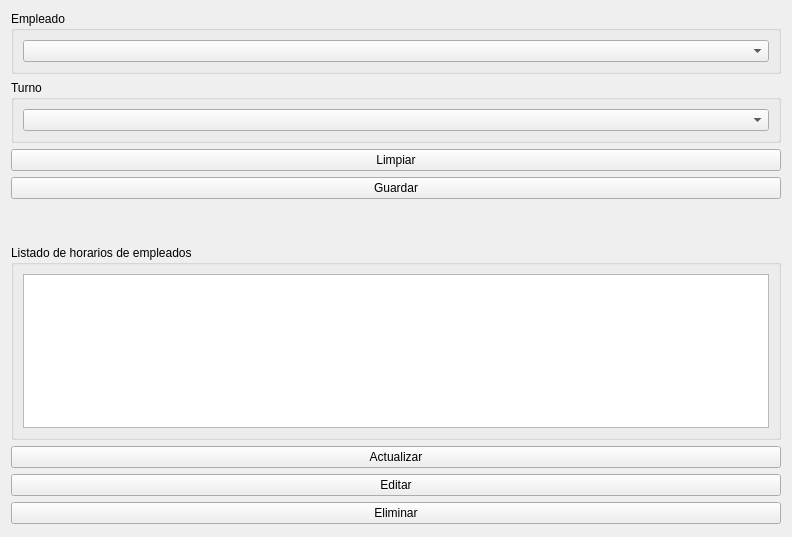
<?xml version="1.0" encoding="UTF-8"?>
<ui version="4.0">
 <class>F_HorarioEmpleado</class>
 <widget class="QWidget" name="F_HorarioEmpleado">
  <property name="geometry">
   <rect>
    <x>0</x>
    <y>0</y>
    <width>792</width>
    <height>537</height>
   </rect>
  </property>
  <property name="windowTitle">
   <string>Form</string>
  </property>
  <layout class="QVBoxLayout" name="verticalLayout">
   <item>
    <widget class="QGroupBox" name="groupBox">
     <property name="title">
      <string>Empleado</string>
     </property>
     <layout class="QHBoxLayout" name="horizontalLayout">
      <item>
       <widget class="QComboBox" name="id_empleado"/>
      </item>
     </layout>
    </widget>
   </item>
   <item>
    <widget class="QGroupBox" name="groupBox_2">
     <property name="title">
      <string>Turno</string>
     </property>
     <layout class="QHBoxLayout" name="horizontalLayout_2">
      <item>
       <widget class="QComboBox" name="id_turno"/>
      </item>
     </layout>
    </widget>
   </item>
   <item>
    <widget class="QPushButton" name="PB_Limpiar">
     <property name="text">
      <string>Limpiar</string>
     </property>
    </widget>
   </item>
   <item>
    <widget class="QPushButton" name="PB_Guardar">
     <property name="text">
      <string>Guardar</string>
     </property>
    </widget>
   </item>
   <item>
    <spacer name="verticalSpacer_2">
     <property name="orientation">
      <enum>Qt::Vertical</enum>
     </property>
     <property name="sizeType">
      <enum>QSizePolicy::Minimum</enum>
     </property>
     <property name="sizeHint" stdset="0">
      <size>
       <width>20</width>
       <height>40</height>
      </size>
     </property>
    </spacer>
   </item>
   <item>
    <widget class="QGroupBox" name="groupBox_4">
     <property name="title">
      <string>Listado de horarios de empleados</string>
     </property>
     <layout class="QHBoxLayout" name="horizontalLayout_4">
      <item>
       <widget class="QTableWidget" name="tableWidget">
        <property name="selectionBehavior">
         <enum>QAbstractItemView::SelectRows</enum>
        </property>
       </widget>
      </item>
     </layout>
    </widget>
   </item>
   <item>
    <widget class="QPushButton" name="PB_Actualizar">
     <property name="text">
      <string>Actualizar</string>
     </property>
    </widget>
   </item>
   <item>
    <widget class="QPushButton" name="PB_Editar">
     <property name="text">
      <string>Editar</string>
     </property>
    </widget>
   </item>
   <item>
    <widget class="QPushButton" name="PB_Eliminar">
     <property name="text">
      <string>Eliminar</string>
     </property>
    </widget>
   </item>
   <item>
    <spacer name="verticalSpacer">
     <property name="orientation">
      <enum>Qt::Vertical</enum>
     </property>
     <property name="sizeType">
      <enum>QSizePolicy::Maximum</enum>
     </property>
     <property name="sizeHint" stdset="0">
      <size>
       <width>20</width>
       <height>40</height>
      </size>
     </property>
    </spacer>
   </item>
  </layout>
 </widget>
 <resources/>
 <connections/>
</ui>
